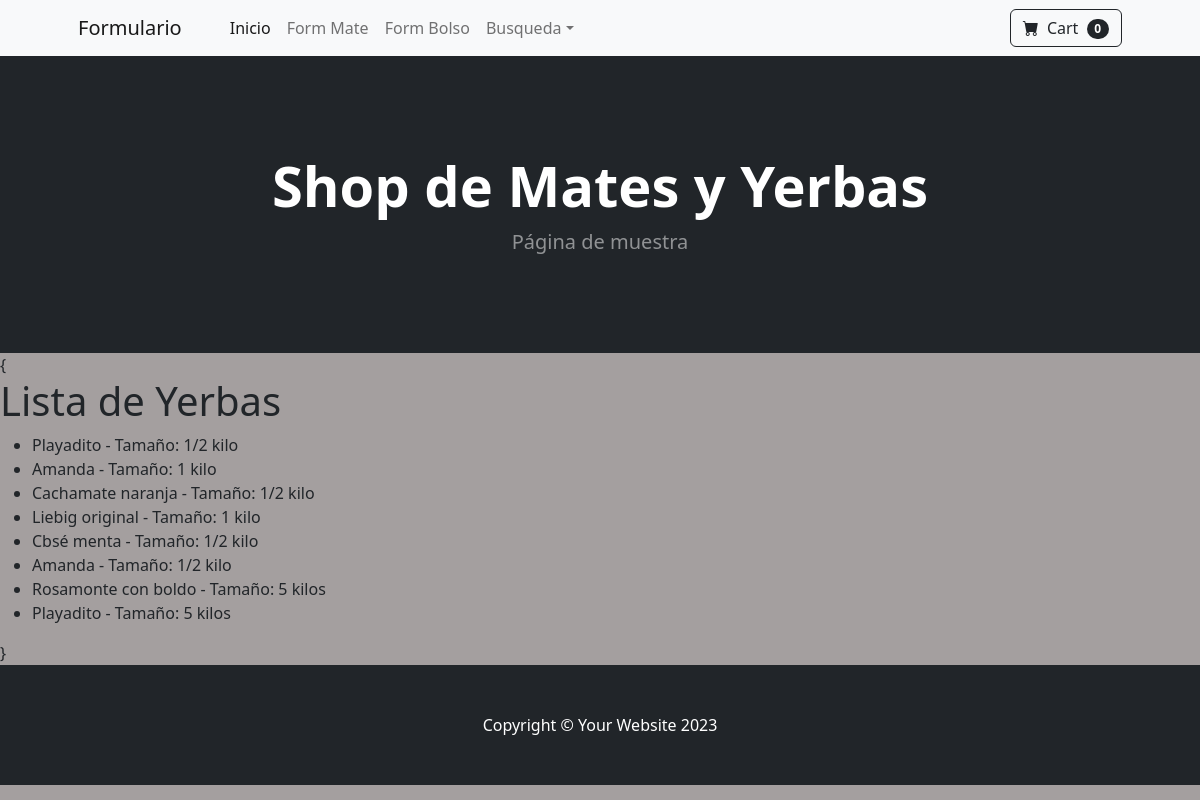
Screenshot of /app-productos/lista-yerbas/ with the database file from the repository.
### AppProductos/models.py (models this page shows, shortened)
class Yerba(models.Model):
    nombre=models.CharField(max_length=30)
    tamanio=models.CharField(max_length=30)

### AppProductos/views.py (the view)
# urls.py: path('lista-yerbas/', lista_yerbas, name='lista_yerbas' ),
def lista_yerbas(req):
    lista=Yerba.objects.all()
    return render(req, 'lista_yerbas.html', {'lista_yerbas': lista})

### AppProductos/templates/lista_yerbas.html
{% extends 'yerbas.html' %}
{% block contenidoQueCambia %}
<h1>Lista de Yerbas</h1>
<ul>
    {% for yerba in lista_yerbas %}
        <li>{{ yerba.nombre }} - Tamaño: {{ yerba.tamanio }}</li>
    {% endfor %}
</ul>
{% endblock contenidoQueCambia %}

### rows the page displays
Yerba: nombre "Playadito", tamanio "1/2 kilo"
Yerba: nombre "Amanda", tamanio "1 kilo"
Yerba: nombre "Cachamate naranja", tamanio "1/2 kilo"
Yerba: nombre "Liebig original", tamanio "1 kilo"
Yerba: nombre "Cbsé menta", tamanio "1/2 kilo"
Yerba: nombre "Amanda", tamanio "1/2 kilo"
Yerba: nombre "Rosamonte con boldo", tamanio "5 kilos"
Yerba: nombre "Playadito", tamanio "5 kilos"
